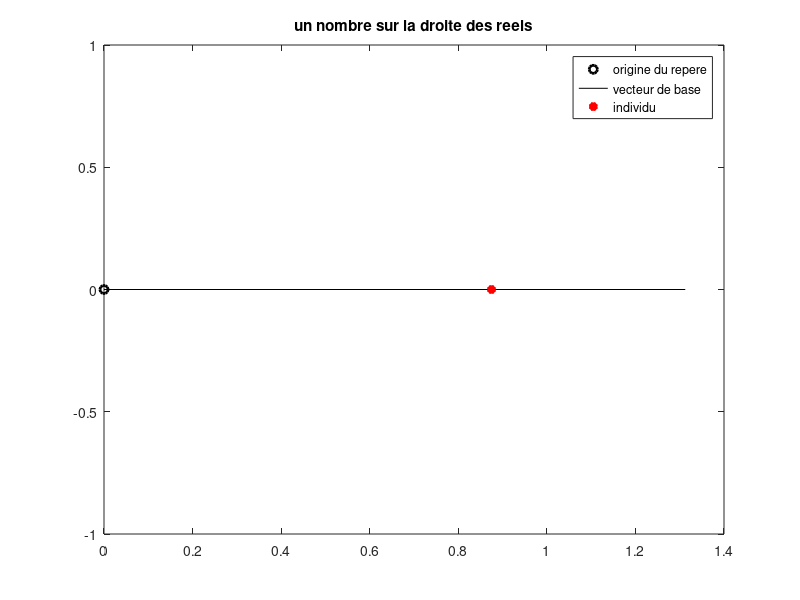
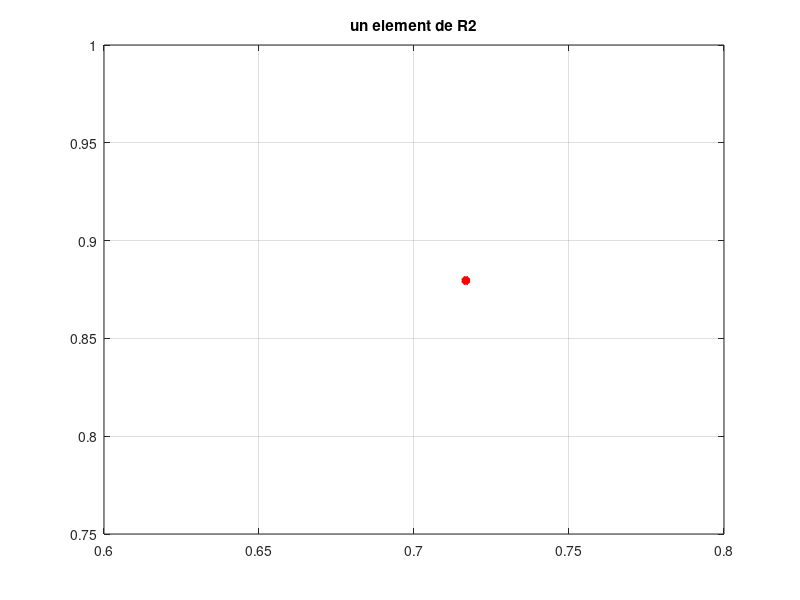
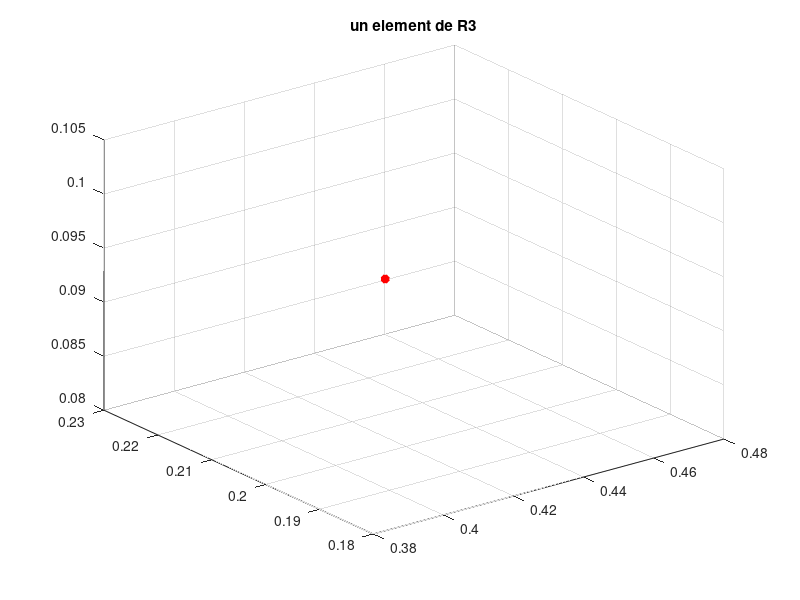
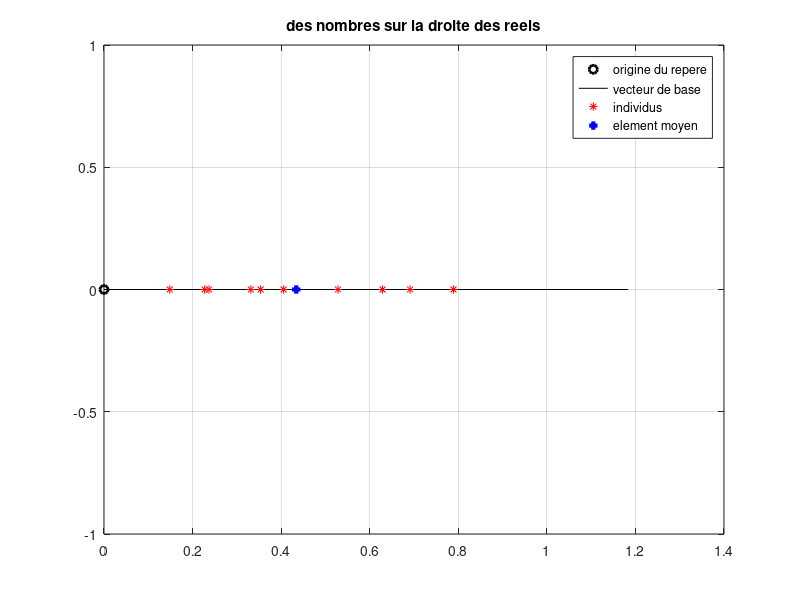

These charts were generated, in order, by the following MATLAB code:
clear variables; close all; clc;
% Visualiser un individu de taille 1 :
x = rand(1); % generation d'un element aleatoire par une distribution uniforme
figure(1),clf, 
plot(0,0,'ko','linewidth',2)
hold on,plot([0 1.5*x],[0 0],'k-')
hold on, plot(x,0,'r*','linewidth',3)
legend('origine du repere','vecteur de base','individu');
title('un nombre sur la droite des reels');

% Visualiser un individu de taille 2 :
x = rand(1,2); % generation d'une matrice a une ligne et deux colonnes 
% -- et donc d un veteur ligne -- par une distribution uniforme
figure(2),clf, plot(x(1),x(2),'r*','linewidth',3);grid on
title('un element de R2')

% Visualiser un individu de taille 3 :
x = rand(1,3);% generation d'une matrice a une ligne et trois colonnes 
% -- et donc d un veteur ligne -- par une distribution uniforme
figure(3),clf, plot3(x(1),x(2),x(3),'r*','linewidth',3);grid on
title('un element de R3')

nb_indiv = 10;

disp(' ** A COMPLETER ** CONSIGNES EN COMMENTAIRE ** ')
x = rand(1,nb_indiv); % GENERER ALEATOIREMENT DIX NOMBRES SUIVANT UNE DB UNIFORME
% AFFICHER CES NOMBRES ET L'ELEMENT MOYEN SUR LA DROITE DES REELS
x_mean = mean(x);
figure(11),clf
plot(0,0,'ko','linewidth',2)
hold on,plot([0 1.5*max(x)],[0 0],'k-')
hold on, plot(x,zeros(1,nb_indiv),'r*',x_mean(1),0,'b+','linewidth',3);grid on
legend('origine du repere','vecteur de base','individus','element moyen');
title('des nombres sur la droite des reels');

disp(' ** A COMPLETER ** CONSIGNES EN COMMENTAIRE ** ')
x = randn(2,nb_indiv); % GENERER ALEATOIREMENT DIX VECTEURS DE TAILLE 2 SUIVANT UNE DB GAUSSIENNE 
% DE MOYENNE 0 ET D ECART TYPE 1
x_mean = mean(x,2);
figure(12), clf % AFFICHER CES VECTEURS ET L'ELEMENT MOYEN DANS LE PLAN
plot(x(1,:),x(2,:),'r*',x_mean(1),x_mean(2),'b+','linewidth',3);grid on
legend('individus','element moyen')
title('des elements de R2')

disp(' ** A COMPLETER ** CONSIGNES EN COMMENTAIRE ** ')
x = 3*randn(3,nb_indiv)+2; % GENERER ALEATOIREMENT DIX VECTEURS DE TAILLE 3 SUIVANT UNE DB GAUSSIENNE 
% DE MOYENNE 2 ET D ECART TYPE 3
x_mean = mean(x,2);
figure(13), clf % AFFICHER CES VECTEURS ET L'ELEMENT MOYEN DANS L ESPACE
plot3(x(1,:),x(2,:),x(3,:),'r*',x_mean(1),x_mean(2),x_mean(3),'b+','linewidth',3);grid on
legend('individus','element moyen')
title('des elements de R3')
